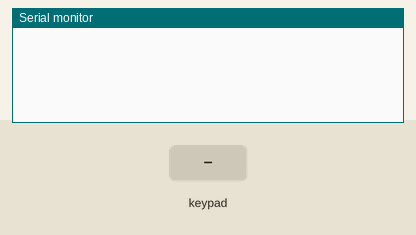
Simulated run of this sketch. Board: Arduino Uno, built with avr-gcc and run on an emulated ATmega328P. Shown: the last lines printed to the serial monitor. The test bench sets the inputs (shaded band).

Above: at 1.7 s.
1.8 s: key '1' pressed
At 2.7 s:
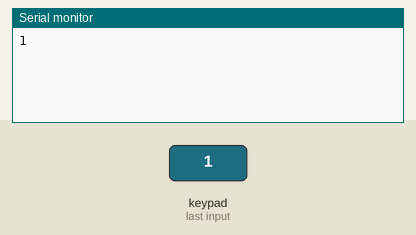
3.3 s: keypad keys 2 3 4 pressed 0.4 s apart
At 4.6 s:
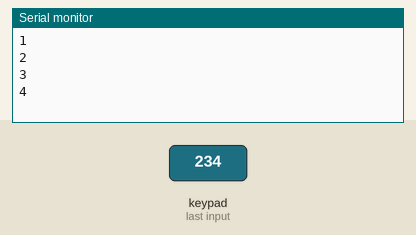
6.0 s: key 'A' pressed
At 7.2 s:
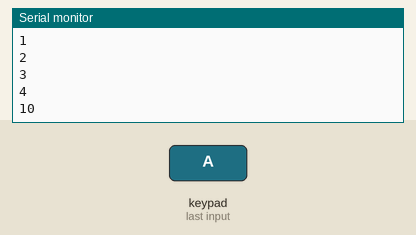
7.5 s: keypad keys 2 3 4 D pressed 0.4 s apart
At 9.2 s:
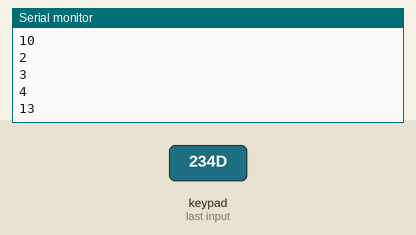
Timing chart, 0 to 10.7 s (numbered marks = the images above; inputs shaded):
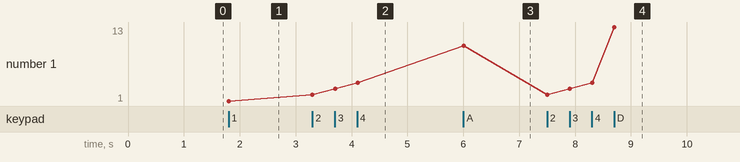

Measured:
- after the input at 1.8 s, the serial monitor: prints a new line at once (image 1)
- after the input at 3.3 s, the serial monitor: prints a new line at once (image 2)
- after the input at 6.0 s, the serial monitor: prints a new line at once (image 3)
- after the input at 7.5 s, the serial monitor: prints a new line at once (image 4)
- plotted number 1: 1 → 4 after the input at 3.3 s, 4 → 10 after the input at 6.0 s, 10 → 13 after the input at 7.5 s

The sketch:

mp3player.ino
```cpp
#include "Arduino.h"
#include "SoftwareSerial.h"
#include <Keypad.h>
char TUS; int SAYI;
const byte ROWS = 9;
const byte COLS = 3;
char keys[ROWS][COLS] = {
{'1','A','J'},
{'2','B','K'},
{'3','C','L'},
{'4','D','M'},
{'5','E','N'},
{'6','F','O'},
{'7','G','O'},
{'8','H','R'},
{'9','I','S'}};

byte colPins[COLS] = {2, 3, 4};
byte rowPins[ROWS] = {5, 6, 7, 8, 9, 14, 15, 12, 13};
Keypad kpd = Keypad( makeKeymap(keys), rowPins, colPins, ROWS, COLS );

SoftwareSerial Audio(10, 11); // RX, TX
void setup()
  {
  Serial.begin(9600);// Rs232 Portu
  Audio.begin(9600); // Ses Kartı
  KOMUT(0x3F,0);     // 0:Initialize
  KOMUT(0x06,30);    // 030:Volume
  KOMUT(0x07,1);     // 1-5:Equaliser
  KOMUT(0x11,1);     // 0:Repeat/1:PlayStop
  KOMUT(0x03,0);     // 0-2999:ilk Sarkı
  }

void loop()
  {
  TUS = kpd.getKey(); SAYI=0; // Matristen gelen CHAR bilgisi alınıyor, Sayı sıfırlanıyor
  switch (TUS)                // CHAR bilgi tablo karşılığı sayısal değere çevriliyor
    {
    case '1':SAYI= 1; break; case 'A':SAYI=10; break; case 'J':SAYI=19; break;
    case '2':SAYI= 2; break; case 'B':SAYI=11; break; case 'K':SAYI=20; break;
    case '3':SAYI= 3; break; case 'C':SAYI=12; break; case 'L':SAYI=21; break;
    case '4':SAYI= 4; break; case 'D':SAYI=13; break; case 'M':SAYI=22; break;
    case '5':SAYI= 5; break; case 'E':SAYI=14; break; case 'N':SAYI=23; break;
    case '6':SAYI= 6; break; case 'F':SAYI=15; break; case 'O':SAYI=24; break;
    case '7':SAYI= 7; break; case 'G':SAYI=16; break; case 'P':SAYI=25; break;
    case '8':SAYI= 8; break; case 'H':SAYI=17; break; case 'R':SAYI=26; break;
    case '9':SAYI= 9; break; case 'I':SAYI=18; break; case 'S':SAYI=27; break;
    }
  if (SAYI) { Serial.println(SAYI); KOMUT(0x03,SAYI); } // Sayısal değer Rs232 portuna ve Ses Kartına gönderiliyor
  }

void KOMUT(byte CMD, int DAT)
  {
  byte A=highByte(DAT); byte B=lowByte(DAT);      // 0-65535 (Max 2999) arası gelen değer iki byte haline getiriliyor
  word CRC = -(0xFF + 0x06 + CMD + 0x00 + A + B); // iletişim protokolu haberleşme paket bütünlüğü hesaplanıyor
  byte H=highByte(CRC); byte L=lowByte(CRC);      // Hesaplanan paket değeri iki Byte haline getiriliyor
  byte DATA[10] = { 0x7E, 0xFF, 0x06, CMD, 0x00, A, B, H, L, 0xEF}; // Ses Kartına gönderilecek bilgi hazırlanıyor
  for (byte i=0; i<10; i++) { Audio.write(DATA[i]); }; delay(100);  // 10 adet bilgi Ses Kartına gönderiliyor
  }

// NOT: Ses kartı girişi için; RX bacagına giren uca 1K Seri,
// RX bacağından GND'ye 2.2K Direnç takılınca parazit kalkıyor.
// ARDUINO TX (11) ----[2k2]---+---[1k]----- GND
//                             |              |
// SES KARTI                  RX             GND
```
